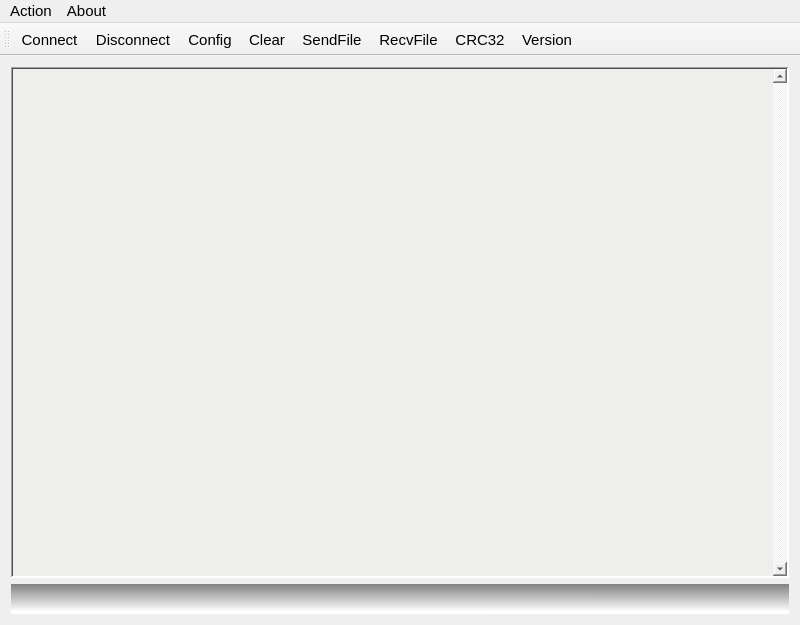
<?xml version="1.0" encoding="UTF-8"?>
<ui version="4.0">
 <class>MainWindow</class>
 <widget class="QMainWindow" name="MainWindow">
  <property name="geometry">
   <rect>
    <x>0</x>
    <y>0</y>
    <width>800</width>
    <height>625</height>
   </rect>
  </property>
  <property name="sizePolicy">
   <sizepolicy hsizetype="Preferred" vsizetype="Preferred">
    <horstretch>0</horstretch>
    <verstretch>0</verstretch>
   </sizepolicy>
  </property>
  <property name="minimumSize">
   <size>
    <width>800</width>
    <height>625</height>
   </size>
  </property>
  <property name="maximumSize">
   <size>
    <width>16777215</width>
    <height>16777215</height>
   </size>
  </property>
  <property name="palette">
   <palette>
    <active/>
    <inactive/>
    <disabled/>
   </palette>
  </property>
  <property name="font">
   <font>
    <pointsize>11</pointsize>
    <italic>false</italic>
   </font>
  </property>
  <property name="windowTitle">
   <string>MainWindow</string>
  </property>
  <widget class="QWidget" name="centralWidget">
   <layout class="QGridLayout" name="gridLayout">
    <item row="0" column="0">
     <widget class="QTextEdit" name="log">
      <property name="font">
       <font>
        <pointsize>10</pointsize>
        <italic>false</italic>
       </font>
      </property>
      <property name="styleSheet">
       <string notr="true">background-color: rgb(238, 238, 236);</string>
      </property>
      <property name="frameShape">
       <enum>QFrame::WinPanel</enum>
      </property>
      <property name="verticalScrollBarPolicy">
       <enum>Qt::ScrollBarAlwaysOn</enum>
      </property>
     </widget>
    </item>
    <item row="1" column="0">
     <widget class="QLabel" name="status">
      <property name="minimumSize">
       <size>
        <width>0</width>
        <height>30</height>
       </size>
      </property>
      <property name="font">
       <font>
        <pointsize>9</pointsize>
        <italic>false</italic>
       </font>
      </property>
      <property name="styleSheet">
       <string notr="true">background-color: qlineargradient(spread:pad, x1:0.521739, y1:0.00568182, x2:0.516565, y2:0.914409, stop:0 rgba(130, 130, 130, 255), stop:1 rgba(255, 255, 255, 255));
color: qlineargradient(spread:pad, x1:0.527609, y1:1, x2:0.532739, y2:0.397727, stop:0 rgba(10, 25, 45, 255), stop:1 rgba(255, 255, 255, 255));</string>
      </property>
      <property name="text">
       <string/>
      </property>
     </widget>
    </item>
   </layout>
  </widget>
  <widget class="QMenuBar" name="menuBar">
   <property name="geometry">
    <rect>
     <x>0</x>
     <y>0</y>
     <width>800</width>
     <height>27</height>
    </rect>
   </property>
   <widget class="QMenu" name="menuACTION">
    <property name="title">
     <string>Action</string>
    </property>
    <addaction name="actionPORT"/>
    <addaction name="actionCONNECT"/>
    <addaction name="actionDISCONNECT"/>
    <addaction name="actionCLEAR"/>
    <addaction name="separator"/>
    <addaction name="actionSendFile"/>
    <addaction name="actionRecvFile"/>
    <addaction name="actionCRC32"/>
   </widget>
   <widget class="QMenu" name="menuABOUT">
    <property name="title">
     <string>About</string>
    </property>
    <addaction name="actionVERSION"/>
   </widget>
   <addaction name="menuACTION"/>
   <addaction name="menuABOUT"/>
  </widget>
  <widget class="QToolBar" name="mainToolBar">
   <property name="palette">
    <palette>
     <active>
      <colorrole role="WindowText">
       <brush brushstyle="SolidPattern">
        <color alpha="255">
         <red>0</red>
         <green>0</green>
         <blue>0</blue>
        </color>
       </brush>
      </colorrole>
      <colorrole role="Button">
       <brush brushstyle="SolidPattern">
        <color alpha="255">
         <red>190</red>
         <green>190</green>
         <blue>190</blue>
        </color>
       </brush>
      </colorrole>
      <colorrole role="Light">
       <brush brushstyle="SolidPattern">
        <color alpha="255">
         <red>255</red>
         <green>255</green>
         <blue>255</blue>
        </color>
       </brush>
      </colorrole>
      <colorrole role="Midlight">
       <brush brushstyle="SolidPattern">
        <color alpha="255">
         <red>222</red>
         <green>222</green>
         <blue>222</blue>
        </color>
       </brush>
      </colorrole>
      <colorrole role="Dark">
       <brush brushstyle="SolidPattern">
        <color alpha="255">
         <red>95</red>
         <green>95</green>
         <blue>95</blue>
        </color>
       </brush>
      </colorrole>
      <colorrole role="Mid">
       <brush brushstyle="SolidPattern">
        <color alpha="255">
         <red>127</red>
         <green>127</green>
         <blue>127</blue>
        </color>
       </brush>
      </colorrole>
      <colorrole role="Text">
       <brush brushstyle="SolidPattern">
        <color alpha="255">
         <red>0</red>
         <green>0</green>
         <blue>0</blue>
        </color>
       </brush>
      </colorrole>
      <colorrole role="BrightText">
       <brush brushstyle="SolidPattern">
        <color alpha="255">
         <red>255</red>
         <green>255</green>
         <blue>255</blue>
        </color>
       </brush>
      </colorrole>
      <colorrole role="ButtonText">
       <brush brushstyle="SolidPattern">
        <color alpha="255">
         <red>0</red>
         <green>0</green>
         <blue>0</blue>
        </color>
       </brush>
      </colorrole>
      <colorrole role="Base">
       <brush brushstyle="SolidPattern">
        <color alpha="255">
         <red>255</red>
         <green>255</green>
         <blue>255</blue>
        </color>
       </brush>
      </colorrole>
      <colorrole role="Window">
       <brush brushstyle="SolidPattern">
        <color alpha="255">
         <red>136</red>
         <green>138</green>
         <blue>133</blue>
        </color>
       </brush>
      </colorrole>
      <colorrole role="Shadow">
       <brush brushstyle="SolidPattern">
        <color alpha="255">
         <red>0</red>
         <green>0</green>
         <blue>0</blue>
        </color>
       </brush>
      </colorrole>
      <colorrole role="AlternateBase">
       <brush brushstyle="SolidPattern">
        <color alpha="255">
         <red>222</red>
         <green>222</green>
         <blue>222</blue>
        </color>
       </brush>
      </colorrole>
      <colorrole role="ToolTipBase">
       <brush brushstyle="SolidPattern">
        <color alpha="255">
         <red>255</red>
         <green>255</green>
         <blue>220</blue>
        </color>
       </brush>
      </colorrole>
      <colorrole role="ToolTipText">
       <brush brushstyle="SolidPattern">
        <color alpha="255">
         <red>0</red>
         <green>0</green>
         <blue>0</blue>
        </color>
       </brush>
      </colorrole>
      <colorrole role="PlaceholderText">
       <brush brushstyle="SolidPattern">
        <color alpha="128">
         <red>0</red>
         <green>0</green>
         <blue>0</blue>
        </color>
       </brush>
      </colorrole>
     </active>
     <inactive>
      <colorrole role="WindowText">
       <brush brushstyle="SolidPattern">
        <color alpha="255">
         <red>0</red>
         <green>0</green>
         <blue>0</blue>
        </color>
       </brush>
      </colorrole>
      <colorrole role="Button">
       <brush brushstyle="SolidPattern">
        <color alpha="255">
         <red>239</red>
         <green>239</green>
         <blue>239</blue>
        </color>
       </brush>
      </colorrole>
      <colorrole role="Light">
       <brush brushstyle="SolidPattern">
        <color alpha="255">
         <red>255</red>
         <green>255</green>
         <blue>255</blue>
        </color>
       </brush>
      </colorrole>
      <colorrole role="Midlight">
       <brush brushstyle="SolidPattern">
        <color alpha="255">
         <red>202</red>
         <green>202</green>
         <blue>202</blue>
        </color>
       </brush>
      </colorrole>
      <colorrole role="Dark">
       <brush brushstyle="SolidPattern">
        <color alpha="255">
         <red>159</red>
         <green>159</green>
         <blue>159</blue>
        </color>
       </brush>
      </colorrole>
      <colorrole role="Mid">
       <brush brushstyle="SolidPattern">
        <color alpha="255">
         <red>184</red>
         <green>184</green>
         <blue>184</blue>
        </color>
       </brush>
      </colorrole>
      <colorrole role="Text">
       <brush brushstyle="SolidPattern">
        <color alpha="255">
         <red>0</red>
         <green>0</green>
         <blue>0</blue>
        </color>
       </brush>
      </colorrole>
      <colorrole role="BrightText">
       <brush brushstyle="SolidPattern">
        <color alpha="255">
         <red>255</red>
         <green>255</green>
         <blue>255</blue>
        </color>
       </brush>
      </colorrole>
      <colorrole role="ButtonText">
       <brush brushstyle="SolidPattern">
        <color alpha="255">
         <red>0</red>
         <green>0</green>
         <blue>0</blue>
        </color>
       </brush>
      </colorrole>
      <colorrole role="Base">
       <brush brushstyle="SolidPattern">
        <color alpha="255">
         <red>255</red>
         <green>255</green>
         <blue>255</blue>
        </color>
       </brush>
      </colorrole>
      <colorrole role="Window">
       <brush brushstyle="SolidPattern">
        <color alpha="255">
         <red>239</red>
         <green>239</green>
         <blue>239</blue>
        </color>
       </brush>
      </colorrole>
      <colorrole role="Shadow">
       <brush brushstyle="SolidPattern">
        <color alpha="255">
         <red>118</red>
         <green>118</green>
         <blue>118</blue>
        </color>
       </brush>
      </colorrole>
      <colorrole role="AlternateBase">
       <brush brushstyle="SolidPattern">
        <color alpha="255">
         <red>247</red>
         <green>247</green>
         <blue>247</blue>
        </color>
       </brush>
      </colorrole>
      <colorrole role="ToolTipBase">
       <brush brushstyle="SolidPattern">
        <color alpha="255">
         <red>255</red>
         <green>255</green>
         <blue>220</blue>
        </color>
       </brush>
      </colorrole>
      <colorrole role="ToolTipText">
       <brush brushstyle="SolidPattern">
        <color alpha="255">
         <red>0</red>
         <green>0</green>
         <blue>0</blue>
        </color>
       </brush>
      </colorrole>
      <colorrole role="PlaceholderText">
       <brush brushstyle="SolidPattern">
        <color alpha="128">
         <red>0</red>
         <green>0</green>
         <blue>0</blue>
        </color>
       </brush>
      </colorrole>
     </inactive>
     <disabled>
      <colorrole role="WindowText">
       <brush brushstyle="SolidPattern">
        <color alpha="255">
         <red>95</red>
         <green>95</green>
         <blue>95</blue>
        </color>
       </brush>
      </colorrole>
      <colorrole role="Button">
       <brush brushstyle="SolidPattern">
        <color alpha="255">
         <red>190</red>
         <green>190</green>
         <blue>190</blue>
        </color>
       </brush>
      </colorrole>
      <colorrole role="Light">
       <brush brushstyle="SolidPattern">
        <color alpha="255">
         <red>255</red>
         <green>255</green>
         <blue>255</blue>
        </color>
       </brush>
      </colorrole>
      <colorrole role="Midlight">
       <brush brushstyle="SolidPattern">
        <color alpha="255">
         <red>222</red>
         <green>222</green>
         <blue>222</blue>
        </color>
       </brush>
      </colorrole>
      <colorrole role="Dark">
       <brush brushstyle="SolidPattern">
        <color alpha="255">
         <red>95</red>
         <green>95</green>
         <blue>95</blue>
        </color>
       </brush>
      </colorrole>
      <colorrole role="Mid">
       <brush brushstyle="SolidPattern">
        <color alpha="255">
         <red>127</red>
         <green>127</green>
         <blue>127</blue>
        </color>
       </brush>
      </colorrole>
      <colorrole role="Text">
       <brush brushstyle="SolidPattern">
        <color alpha="255">
         <red>95</red>
         <green>95</green>
         <blue>95</blue>
        </color>
       </brush>
      </colorrole>
      <colorrole role="BrightText">
       <brush brushstyle="SolidPattern">
        <color alpha="255">
         <red>255</red>
         <green>255</green>
         <blue>255</blue>
        </color>
       </brush>
      </colorrole>
      <colorrole role="ButtonText">
       <brush brushstyle="SolidPattern">
        <color alpha="255">
         <red>95</red>
         <green>95</green>
         <blue>95</blue>
        </color>
       </brush>
      </colorrole>
      <colorrole role="Base">
       <brush brushstyle="SolidPattern">
        <color alpha="255">
         <red>136</red>
         <green>138</green>
         <blue>133</blue>
        </color>
       </brush>
      </colorrole>
      <colorrole role="Window">
       <brush brushstyle="SolidPattern">
        <color alpha="255">
         <red>136</red>
         <green>138</green>
         <blue>133</blue>
        </color>
       </brush>
      </colorrole>
      <colorrole role="Shadow">
       <brush brushstyle="SolidPattern">
        <color alpha="255">
         <red>177</red>
         <green>177</green>
         <blue>177</blue>
        </color>
       </brush>
      </colorrole>
      <colorrole role="AlternateBase">
       <brush brushstyle="SolidPattern">
        <color alpha="255">
         <red>247</red>
         <green>247</green>
         <blue>247</blue>
        </color>
       </brush>
      </colorrole>
      <colorrole role="ToolTipBase">
       <brush brushstyle="SolidPattern">
        <color alpha="255">
         <red>255</red>
         <green>255</green>
         <blue>220</blue>
        </color>
       </brush>
      </colorrole>
      <colorrole role="ToolTipText">
       <brush brushstyle="SolidPattern">
        <color alpha="255">
         <red>0</red>
         <green>0</green>
         <blue>0</blue>
        </color>
       </brush>
      </colorrole>
      <colorrole role="PlaceholderText">
       <brush brushstyle="SolidPattern">
        <color alpha="128">
         <red>0</red>
         <green>0</green>
         <blue>0</blue>
        </color>
       </brush>
      </colorrole>
     </disabled>
    </palette>
   </property>
   <attribute name="toolBarArea">
    <enum>TopToolBarArea</enum>
   </attribute>
   <attribute name="toolBarBreak">
    <bool>false</bool>
   </attribute>
   <addaction name="actionCONNECT"/>
   <addaction name="actionDISCONNECT"/>
   <addaction name="actionPORT"/>
   <addaction name="actionCLEAR"/>
   <addaction name="actionSendFile"/>
   <addaction name="actionRecvFile"/>
   <addaction name="actionCRC32"/>
   <addaction name="actionVERSION"/>
  </widget>
  <action name="actionPORT">
   <property name="icon">
    <iconset resource="icons.qrc">
     <normaloff>:/png/settings.png</normaloff>:/png/settings.png</iconset>
   </property>
   <property name="text">
    <string>Config</string>
   </property>
   <property name="font">
    <font>
     <pointsize>11</pointsize>
    </font>
   </property>
   <property name="shortcut">
    <string>F2</string>
   </property>
  </action>
  <action name="actionCONNECT">
   <property name="icon">
    <iconset resource="icons.qrc">
     <normaloff>:/png/conn.png</normaloff>:/png/conn.png</iconset>
   </property>
   <property name="text">
    <string>Connect</string>
   </property>
   <property name="font">
    <font>
     <pointsize>11</pointsize>
    </font>
   </property>
  </action>
  <action name="actionDISCONNECT">
   <property name="icon">
    <iconset resource="icons.qrc">
     <normaloff>:/png/dis.png</normaloff>:/png/dis.png</iconset>
   </property>
   <property name="text">
    <string>Disconnect</string>
   </property>
   <property name="font">
    <font>
     <pointsize>11</pointsize>
    </font>
   </property>
  </action>
  <action name="actionCLEAR">
   <property name="icon">
    <iconset resource="icons.qrc">
     <normaloff>:/png/clear.png</normaloff>:/png/clear.png</iconset>
   </property>
   <property name="text">
    <string>Clear</string>
   </property>
   <property name="font">
    <font>
     <pointsize>11</pointsize>
    </font>
   </property>
   <property name="shortcut">
    <string>F3</string>
   </property>
  </action>
  <action name="actionVERSION">
   <property name="icon">
    <iconset resource="icons.qrc">
     <normaloff>:/png/info.png</normaloff>:/png/info.png</iconset>
   </property>
   <property name="text">
    <string>Version</string>
   </property>
   <property name="font">
    <font>
     <pointsize>11</pointsize>
    </font>
   </property>
   <property name="shortcut">
    <string>F1</string>
   </property>
  </action>
  <action name="actionACK">
   <property name="text">
    <string>ACK</string>
   </property>
   <property name="font">
    <font>
     <pointsize>11</pointsize>
    </font>
   </property>
  </action>
  <action name="actionNAK">
   <property name="text">
    <string>NAK</string>
   </property>
   <property name="font">
    <font>
     <pointsize>11</pointsize>
    </font>
   </property>
  </action>
  <action name="actionENQ">
   <property name="text">
    <string>ENQ</string>
   </property>
   <property name="font">
    <font>
     <pointsize>11</pointsize>
    </font>
   </property>
  </action>
  <action name="actionEOT">
   <property name="text">
    <string>EOT</string>
   </property>
   <property name="font">
    <font>
     <pointsize>11</pointsize>
    </font>
   </property>
  </action>
  <action name="actionFile">
   <property name="enabled">
    <bool>true</bool>
   </property>
   <property name="icon">
    <iconset resource="icons.qrc">
     <normaloff>:/png/folder.png</normaloff>:/png/folder.png</iconset>
   </property>
   <property name="text">
    <string>File</string>
   </property>
   <property name="font">
    <font>
     <pointsize>11</pointsize>
    </font>
   </property>
  </action>
  <action name="actionSendFile">
   <property name="icon">
    <iconset resource="icons.qrc">
     <normaloff>:/png/up.png</normaloff>:/png/up.png</iconset>
   </property>
   <property name="text">
    <string>SendFile</string>
   </property>
   <property name="shortcut">
    <string>F5</string>
   </property>
  </action>
  <action name="actionRecvFile">
   <property name="icon">
    <iconset resource="icons.qrc">
     <normaloff>:/png/down.png</normaloff>:/png/down.png</iconset>
   </property>
   <property name="text">
    <string>RecvFile</string>
   </property>
   <property name="shortcut">
    <string>F6</string>
   </property>
  </action>
  <action name="actionCRC32">
   <property name="icon">
    <iconset resource="icons.qrc">
     <normaloff>:/png/hash.png</normaloff>:/png/hash.png</iconset>
   </property>
   <property name="text">
    <string>CRC32</string>
   </property>
   <property name="shortcut">
    <string>F7</string>
   </property>
  </action>
 </widget>
 <layoutdefault spacing="6" margin="11"/>
 <resources>
  <include location="icons.qrc"/>
 </resources>
 <connections/>
</ui>
